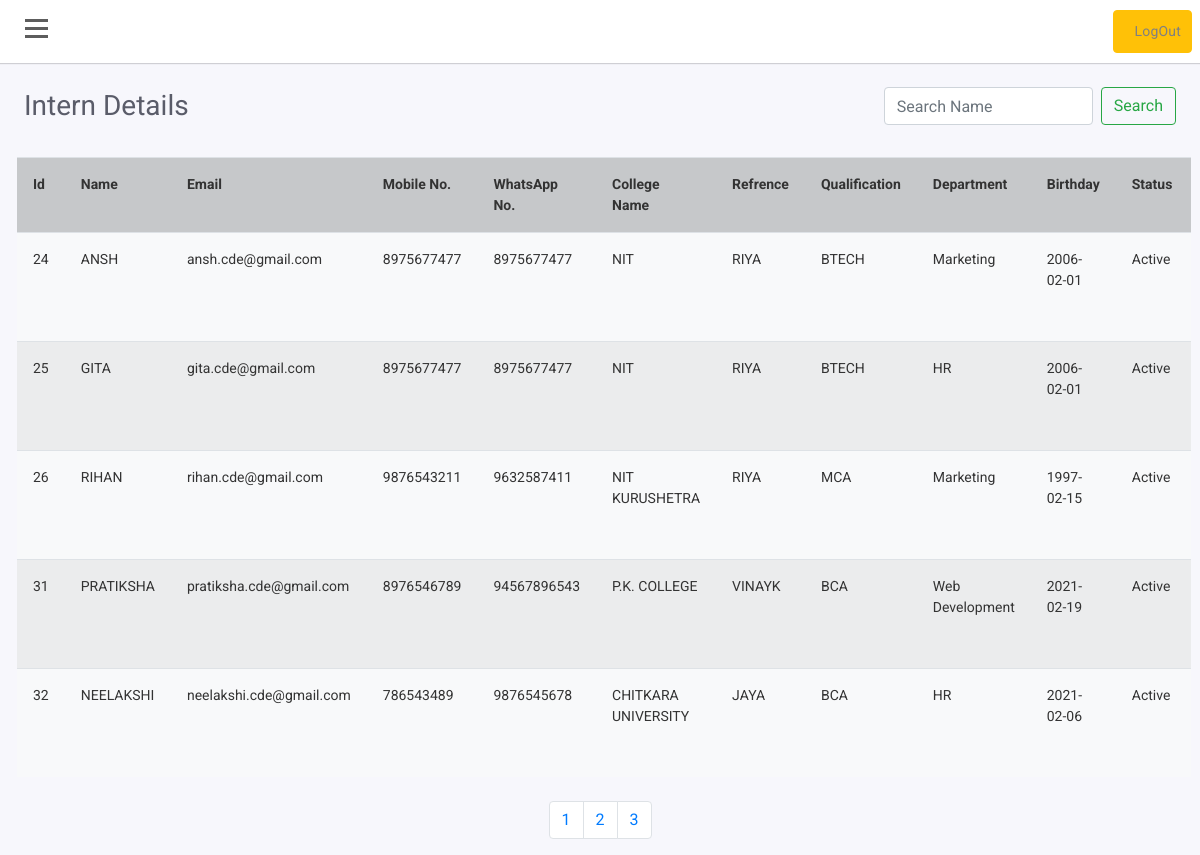
/admin/viewinterns.php?page=2 (signed in), run on the app's committed database.
### tables this page shows
CREATE TABLE `employee` (
  `id` int(11) NOT NULL,
  `name` varchar(100) NOT NULL,
  `email` varchar(40) NOT NULL,
  `password` text NOT NULL,
  `birthday` varchar(40) NOT NULL,
  `joindate` varchar(100) NOT NULL,
  `enddate` varchar(100) NOT NULL,
  `totaldays` varchar(255) NOT NULL,
  `gender` varchar(10) NOT NULL,
  `contact` varchar(100) NOT NULL,
  `whatsapp` varchar(100) NOT NULL,
  `college` varchar(40) NOT NULL,
  `refrence` varchar(10) NOT NULL,
  `dept` varchar(100) NOT NULL,
  `degree` varchar(100) NOT NULL,
  `head` varchar(20) NOT NULL,
  `city` varchar(100) NOT NULL,
  `state` varchar(100) NOT NULL,
  `status` varchar(255) NOT NULL,
  `dp` varchar(250) DEFAULT NULL
);

### admin/viewinterns.php (the view, shortened to what this page needs)
<?php
$servername = "localhost";
$username = "root";
$password = "";
$dbname = "intern";
$conn = new mysqli($servername, $username, $password, $dbname);
$page=$_GET["page"];
if($page=="" || $page=="1"){
    $page1=0;
}else{
    $page1=($page*5)-5;
}
?>
<!doctype html>
<html lang="en">
<head>
    <link rel="stylesheet" href="https://stackpath.bootstrapcdn.com/bootstrap/4.1.3/css/bootstrap.min.css"
>
    <link rel="stylesheet" href="https://use.fontawesome.com/releases/v5.7.2/css/all.css"
>
    <link rel="stylesheet" href="css/style.css">
</head>
<body>
    <div id="wrapper">
        <div id="page-content-wrapper">
            <div id="content">
                <div class="container-fluid p-0 px-lg-0 px-md-0">
                    <nav class="navbar navbar-expand navbar-light my-navbar sticky-top">
                        <div type="button" id="bar" class="nav-icon1 hamburger animated fadeInLeft is-closed"
                            data-toggle="offcanvas">
                            <span></span>
                            <span></span>
                            <span></span>
                        </div>
                        <ul class="navbar-nav ml-auto">
                            <li class="nav-item" style="padding: 8px;">
                                <a href="logout.php" class="btn btn-warning">LogOut</a>
                            </li>
                        </ul>
                    </nav>
                    <div class="container-fluid px-lg-4">
                        <div class="row">
                            <div class="col-md-12 mt-lg-4 mt-4">
                                <div class="d-sm-flex align-items-center justify-content-between mb-4">
                                    <h1 class="h3 mb-0 text-gray-800">Intern Details</h1>
                                    <form class="form-inline my-2 my-lg-0" method="post" action="">
                                        <input class="form-control mr-sm-2" type="text" name="search"
                                            placeholder="Search Name" aria-label="Search">
                                        <button class="btn btn-outline-success my-2 my-sm-0"
                                            type="submit">Search</button>
                                    </form>
                                </div>
                            </div>
                            <div class="col-md-12 table-responsive p-2">
                                <table class="table table-striped bg-light small p-2">
                                    <tr class="table-dark">
                                        <th>Id</th>
                                        <th>Name</th>
                                        <th>Email</th>
                                        <th>Mobile No.</th>
                                        <th>WhatsApp No.</th>
                                        <th>College Name</th>
                                        <th>Refrence</th>
                                        <th>Qualification</th>
                                        <th>Department</th>
                                        <th>Birthday</th>
                                        <th>Status</th>
                                        <th>Join Date</th>
                                    </tr>
                                    <?php
                                        if($_SESSION['legitDepartment']=='ALL'){
                                            if(isset($_POST['search'])){
                                                $searchKey=$_POST['search'];
                                                $sql = "SELECT * FROM employee WHERE name LIKE '%$searchKey%' OR id LIKE '%$searchKey%' OR dept LIKE '%$searchKey%' OR email LIKE '%$searchKey%' OR
                                                totaldays LIKE '%$searchKey%' OR state LIKE '%$searchKey%' OR college LIKE '%$searchKey%' OR degree LIKE '%$searchKey%' OR
                                                status LIKE '%$searchKey%'";
                                            }else{
                                                $sql = "SELECT * FROM employee limit $page1,5";
                                            }
                                        }
                                        $data = mysqli_query($conn,$sql);
                                            while($row = $data->fetch_assoc()) {
                                                echo '<tr>
                                                <td>'.$row["id"].'</td>
                                                <td class="text-uppercase">' . $row["name"]. '</td>
                                                <td>'.$row["email"]. '</td>
                                                <td >'.$row["contact"]. "</td>
                                                <td>".$row["whatsapp"]. '</td>
                                                <td class="text-uppercase">'.$row["college"]. '</td>
                                                <td class="text-uppercase">'.$row["refrence"]. '</td>
                                                <td class="text-uppercase">'.$row["degree"]. "</td>
                                                <td>".$row["dept"]. "</td>
                                                <td>".$row["birthday"]. '</td>
                                                <td>'.$row["status"]. '</td>
                                                <td>'.$row["joindate"].'</td>
                                                <td>'.$row["enddate"].'</td>
                                                <td>'.$row["totaldays"].'</td>
                                                <td class="text-uppercase">'.$row["city"].'</td>
                                                <td class="text-uppercase">'.$row["state"].'</td>
                                                <td>
                                                    <button type="button" class="btn btn-sm btn-warning btn-block editbtn" >Edit</button>
                                                </td>
                                                <td><a href="deleteintern.php?id='.$row["id"].'" class="btn btn-sm btn-danger btn-block"><i class="fa fa-minus"></i> </a></td>
                                                <td>
                                                <form method="post" action="">
                                                    <input type="hidden" name="statusid" value="'.$row["id"].'">
                                                    <button class="btn btn-success" name="activate">Activate</button>
                                                    <button class="btn btn-danger" name="deactivate">Deactivate</button> </form></td>
                                                </tr>';
                                            }
                                    ?>
                                </table>
                            </div>
                            <div class="text-center col-lg-12">
                                <nav aria-label="Page navigation example" class="text-center">
                                    <ul class="pagination justify-content-center">
                                        <?php
                                         if($_SESSION['legitDepartment']=='ALL'){
                                             if(isset($_POST['search'])){
                                                 $searchKey=$_POST['search'];
                                                 $sql = "SELECT * FROM employee WHERE name LIKE '%$searchKey%' limit $page1,5";
                                             }else{
                                             $sql = "SELECT * FROM employee";
                                             }
                                        }
                                        $data = mysqli_query($conn,$sql);
                                        if($data){
                                            $row=mysqli_num_rows($data);
                                            $a=$row/5;
                                            $a=ceil($a);
                                            for($b=1;$b<=$a;$b++){
                                                echo '<li class="page-item"><a class="page-link" href="viewinterns.php?page='.$b.'">'.$b.'</a></li>';
                                            }
                                        }
                                        ?>
                                    </ul>
                                </nav>
                            </div>
                        </div>
                    </div>
                </div>
            </div>
        </div>
    </div>
</body>
</html>

### admin/css/style.css (style rules this page uses)
body { position: relative; overflow-x:hidden; background: #f7f7fc; font-family: 'Roboto', sans-serif; }
body, html { height: 100%; }
.navbar-nav > li > a ,.submenu-box ul li a { color:gray!important; text-transform: capitalize; font-size: 14px; padding:10px 10px 10px 20px!important; display: block; font-weight: 400; position: relative; z-index: 2; font-family: 'Roboto', sans-serif; letter-spacing: .2px; }
.navbar-nav li { display:block!important; margin:2px 0px; }
#page-content-wrapper { width: 100%; transition: all 0.5s ease; }
.nav-icon1 { z-index: 999; position:relative; display: block; width:23px; margin:0px 30px 0px 25px; cursor:pointer; height: 25px; }
.nav-icon1 span { position:absolute; top:0; width:100%; height:3px; cursor:pointer; background-color:#5d5d5d; left:0; transform:rotate(0deg); transition:.30s ease-in-out; }
.nav-icon1 span:nth-of-type(1) { top:0; }
.nav-icon1 span:nth-of-type(2) { top:8px; }
.nav-icon1 span:nth-of-type(3) { top:16px; }
.my-navbar { padding:0px; background-color:white; box-shadow: 0 1px 1px 0 rgba(0,0,0,.16); }
.text-gray-800 { color: #5a5c69!important; font-size: 1.75rem; font-weight: 400; line-height: 1.2; }
.table td, .table th { padding: 1rem; font-size:14px; color:#333; vertical-align: top; border-top: 1px solid #dee2e6; }

### data on the page
employee: id "24", name "ANSH", email "ansh.cde@gmail.com", contact "8975677477", whatsapp "8975677477", college "NIT", refrence "RIYA", degree "BTECH", dept "Marketing", birthday "2006-02-01", status "Active"
employee: id "25", name "GITA", email "gita.cde@gmail.com", contact "8975677477", whatsapp "8975677477", college "NIT", refrence "RIYA", degree "BTECH", dept "HR", birthday "2006-02-01", status "Active"
employee: id "26", name "RIHAN", email "rihan.cde@gmail.com", contact "9876543211", whatsapp "9632587411", college "NIT KURUSHETRA", refrence "RIYA", degree "MCA", dept "Marketing", birthday "1997-02-15", status "Active"
employee: id "31", name "PRATIKSHA", email "pratiksha.cde@gmail.com", contact "8976546789", whatsapp "94567896543", college "P.K. COLLEGE", refrence "VINAYK", degree "BCA", dept "Web Development", birthday "2021-02-19", status "Active"
employee: id "32", name "NEELAKSHI", email "neelakshi.cde@gmail.com", contact "786543489", whatsapp "9876545678", college "CHITKARA UNIVERSITY", refrence "JAYA", degree "BCA", dept "HR", birthday "2021-02-06", status "Active"
